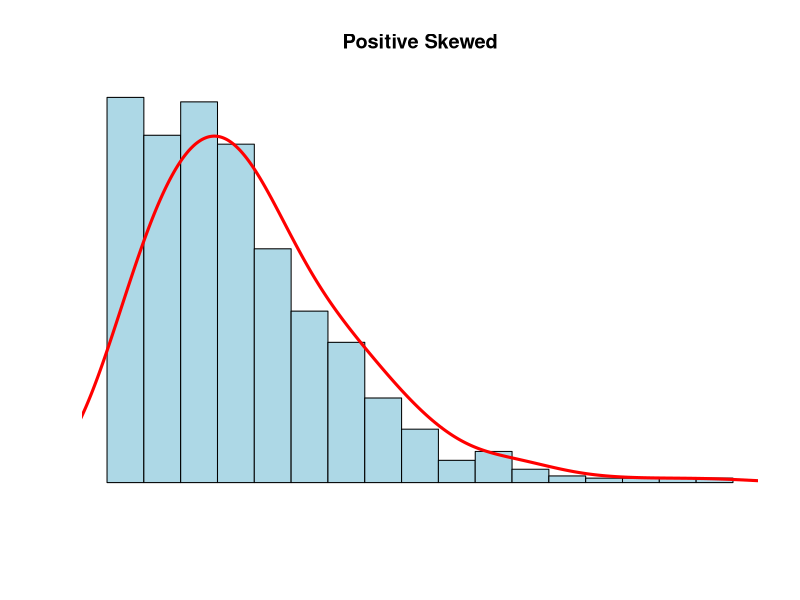
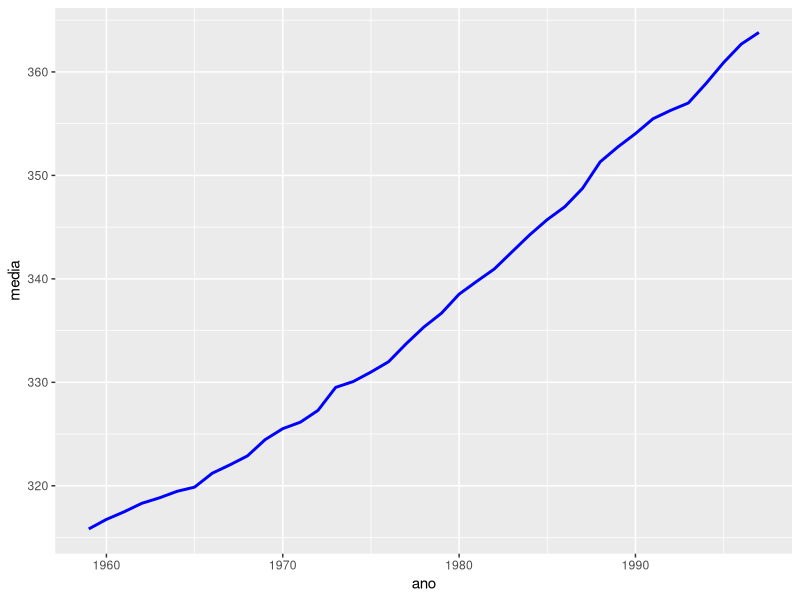
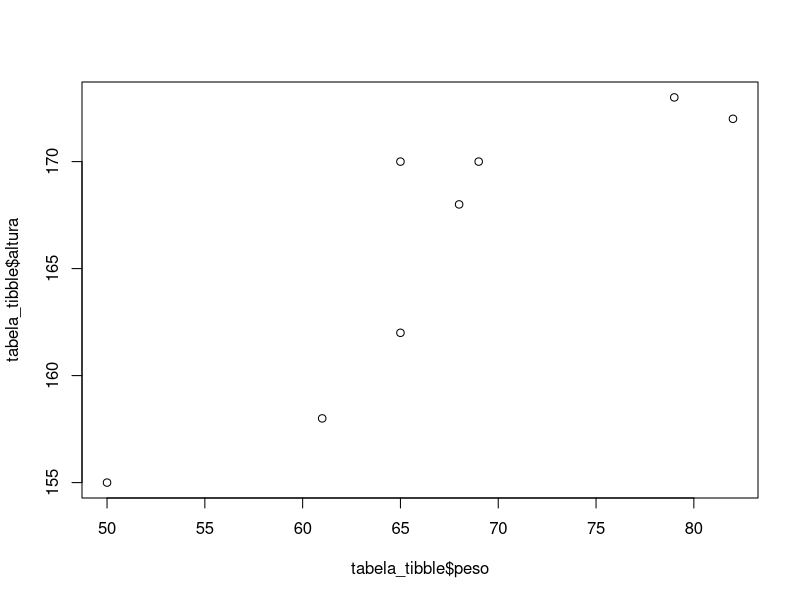

These figures' R source, in order:
## ---- chunk 1
knitr::opts_chunk$set(echo = TRUE)
library(tidyverse)
## ---- chunk 2
X <- c(68, 70, 72, 58, 90, 110, 68, 70, 72, 80, 80, 67, 90, 94, 100, 80, 75, 79, 84, 90)

## ---- chunk 3
frango_dieta <- read_csv("dados/brutos/frango_dieta.csv")
## ---- chunk 4
N <- 1000
x <- rnbinom(N, 4, .5)
hist(
x,
xlim = c(min(x), max(x)),
probability = T,
nclass = max(x) - min(x) + 1,
col = 'lightblue', xlab = ' ', ylab = ' ', axes = F,
main = 'Positive Skewed'
)
lines(density(x, bw = 1), col = 'red', lwd = 3)

## ---- chunk 5
dados_co2 <- read_csv("dados/brutos/dados_co2.csv")
## ---- chunk 6
dados_co2 %>%                
  pivot_longer(
    !ano,              
    names_to = "mes",    
    values_to = "ppm"  
  )
## ---- chunk 7
co2_tidy <- dados_co2 %>%
  pivot_longer(
    !ano,
    names_to = "mes",
    values_to = "ppm"
  )
write_csv(co2_tidy, "dados/tidy/co2_tidy.csv.")
## ---- chunk 8
co2_tidy <- read_csv("dados/tidy/co2_tidy.csv")
  
## ---- chunk 9
co2_tidy %>% 
  group_by(ano) %>% 
  summarise(media = round(mean(ppm), 2)) %>% 
  ggplot(aes(ano, media, group = 1)) + 
  geom_line(color = "blue", size = 1)
## ---- chunk 10
tabela_tibble <- tribble(
  ~nome,       ~altura, ~peso,
  "Ana",       155,     50,
  "Ludmilla",  158,     61,
  "Cristina",  162,     65,
  "Tereza",    168,     68,
  "Patrícia",  170,     69,
  "Mariana",   170,     65,
  "Ana Paula", 172,     82,
  "Dirce",     173,     79
)
## ---- chunk 11
plot(tabela_tibble$peso, tabela_tibble$altura)
